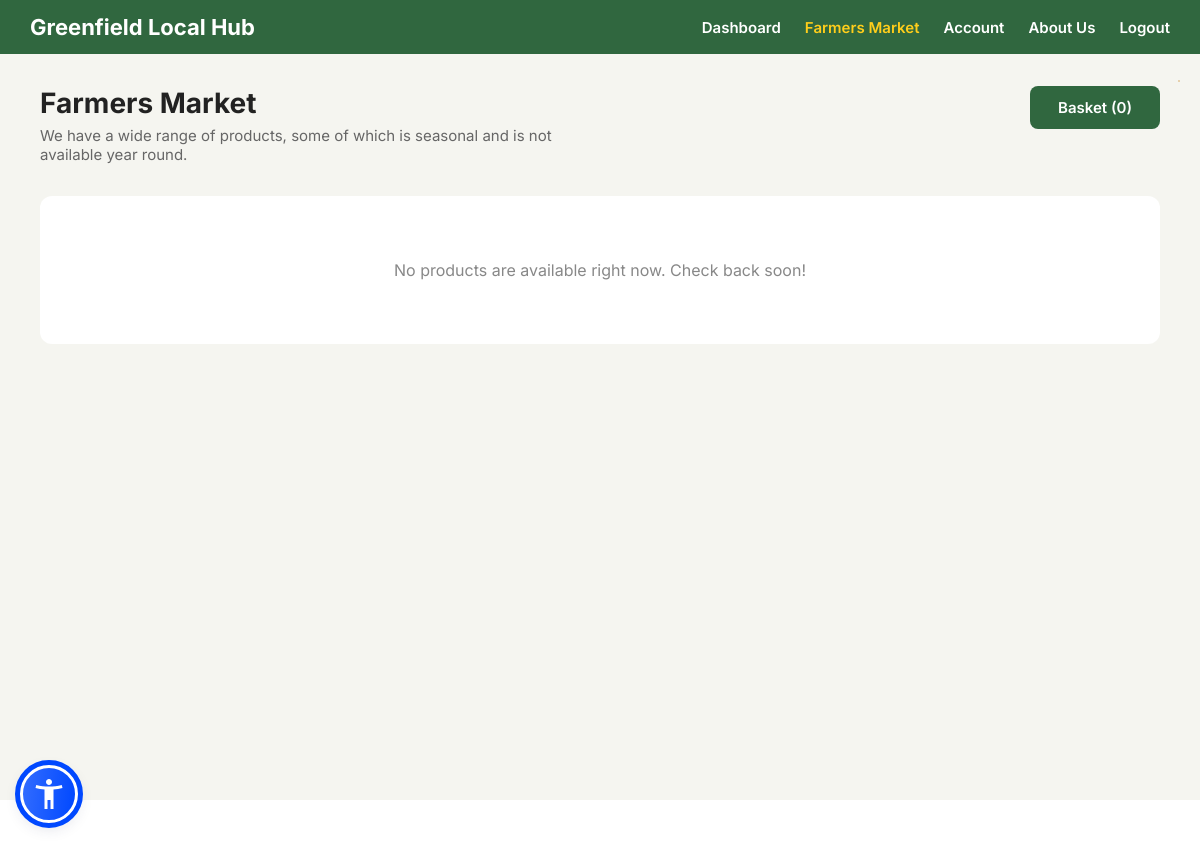
The page /customer/Farmers-Market (signed in) on the database as committed earlier.
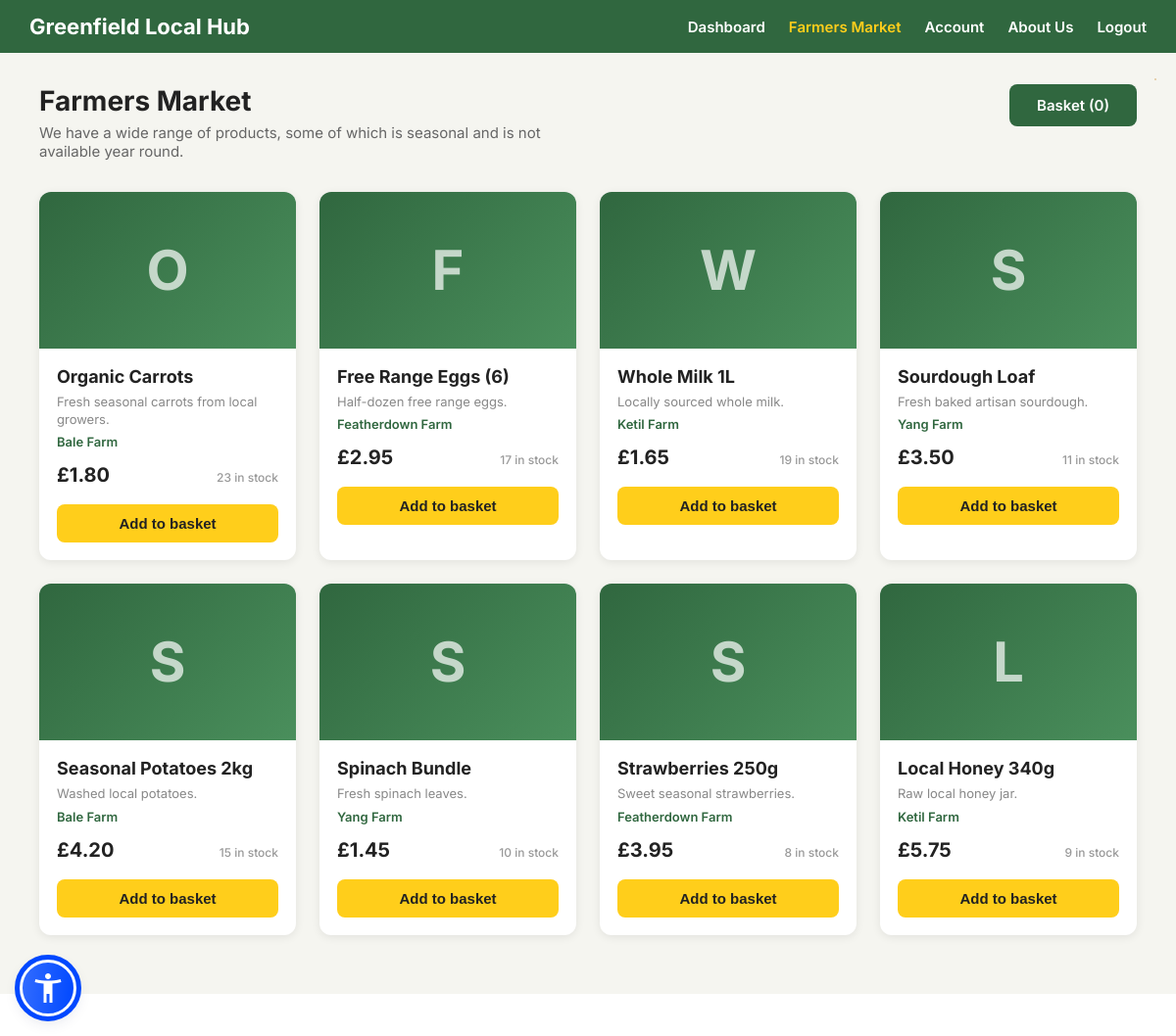
The same page on the database as committed later.
### models.py (models this page shows)
class Product(db.Model):
    __tablename__ = "products"
    product_id    = db.Column(db.Integer, primary_key=True)
    name          = db.Column(db.String(120), nullable=False)
    description   = db.Column(db.Text)
    price         = db.Column(Numeric(10, 2), nullable=False)
    stock         = db.Column(db.Integer, nullable=False, default=0)
    producer      = db.Column(SAEnum(Producers), nullable=False)
    created_at    = db.Column(db.DateTime, default=UTC_NOW)
    order_items = db.relationship("OrderItem", back_populates="product", cascade="all, delete-orphan")

### customer/routes.py (the view)
@bp.route("/Farmers-Market")
@login_required
def Farmers_Market():
    products = Product.query.filter(Product.stock > 0).all()
    return render_template("customer/Farmers-Market.html", products=products)

### app.py (called while the page is built)
@login_manager.user_loader
def load_user(user_id):
    return db.session.get(User, int(user_id))

@app.before_request
def _dump_routes_once():
    if not getattr(app, "_routes_dumped", False):
        print("\n=== ROUTES (endpoint -> url) ===")
        for r in app.url_map.iter_rules():
            print(f"{r.endpoint:25} -> {r.rule}")
        print("================================\n")
        app._routes_dumped = True

### templates/customer/Farmers-Market.html (shortened to what this page needs)
{% extends "base.html" %}
{% block extra_css %}
<link rel="stylesheet" href="{{ url_for('static', filename='css/customer/Farmers-Market.css') }}">
{% endblock %}
{% block content %}
<div class="hero">
    <div class="green-header">
        <div class="left-side">
            <h1>Greenfield Local Hub</h1>
        </div>
        <nav class="top-nav">
            <a href="{{ url_for('customer.customer_dashboard') }}">Dashboard</a>
            <a href="{{ url_for('customer.Farmers_Market') }}" class="active">Farmers Market</a>
            <a href="{{ url_for('auth.profile') }}">Account</a>
            <a href="{{ url_for('public.about_us') }}">About Us</a>
            <a href="{{ url_for('auth.logout') }}">Logout</a>
        </nav>
    </div>
    <div class="market-body">
        <div class="market-header">
            <div>
                <h2 class="market-title">Farmers Market</h2>
                <p class="market-subtitle">We have a wide range of products, some of which is seasonal and is not available year round.</p>
            </div>
            {% set basket = session.get('basket', {}) %}
            {% set basket_count = basket.values()|list|sum if basket else 0 %}
            <a href="{{ url_for('customer.checkout') }}" class="btn-basket">
                Basket ({{ basket_count }})
            </a>
        </div>
        {% if products %}
        <div class="product-grid">
            {% for product in products %}
            <div class="product-card">
                <div class="product-img" aria-hidden="true">
                    <span class="product-initial">{{ product.name[0] | upper }}</span>
                </div>
                <div class="product-info">
                    <h3 class="product-name">{{ product.name }}</h3>
                    {% if product.description %}
                    <p class="product-desc">{{ product.description | truncate(60) }}</p>
                    {% endif %}
                    <p class="product-source">{{ product.producer.value | replace('_', ' ') | title }}</p>
                    <div class="product-bottom">
                        <span class="product-price">£{{ "%.2f" | format(product.price) }}</span>
                        <span class="product-stock">{{ product.stock }} in stock</span>
                    </div>
                    <form method="POST" action="{{ url_for('customer.add_to_basket', product_id=product.product_id) }}">
                        <button type="submit" class="btn-add">Add to basket</button>
                    </form>
                </div>
            </div>
            {% endfor %}
        </div>
        {% else %}
        <div class="empty-state">
            <p>No products are available right now. Check back soon!</p>
        </div>
        {% endif %}
    </div>
</div>
{% endblock %}

### templates/base.html (shortened to what this page needs)
<!doctype html>
<html lang="en">
    <head>
        <link rel="stylesheet" href="{{ url_for('static', filename='css/global.css') }}">
        {% block extra_css %}{% endblock %}
    </head>
    <body>
        <div class="flash-container">
        </div>
        <main class="container">
            {% block content %}{% endblock %}
        </main>
        <footer class="silent-footer">©2026 GLH</footer>
    </body>
</html>

### static/css/global.css (style rules this page uses)
div, a { font-family: 'Inter', sans-serif; }
html, body { margin: 0; padding: 0; font-family: 'Inter', sans-serif; background-image: #000; }
.silent-footer { width: 100%; text-align: center; color: #ffffff; font-size: 15px; opacity: 0.85; padding: 12px 0; }
.flash-container { position: fixed; top: 80px; right: 20px; max-width: min(360px, 92vw); background: #FFCE1B; color: #fff; border-radius: 15px; border: 1px solid #D9BB9B; z-index: 9999; }

### static/css/customer/Farmers-Market.css (style rules this page uses)
.hero { min-height: 100vh; width: 100%; background: #f5f5f0; display: flex; flex-direction: column; }
.green-header { background: #30673F; display: flex; align-items: center; justify-content: space-between; padding: 14px 30px; position: sticky; top: 0; z-index: 100; }
.green-header .left-side h1 { margin: 0; font-size: 22px; color: #ffffff; font-weight: 700; }
.top-nav { display: flex; gap: 24px; align-items: center; }
.top-nav a { color: #ffffff; font-weight: 600; text-decoration: none; font-size: 15px; transition: color 0.2s; }
.top-nav a:hover, .top-nav a.active { color: #FFCE1B; }
.market-body { flex: 1; padding: 32px 40px 60px; max-width: 1400px; margin: 0 auto; width: 100%; box-sizing: border-box; }
.market-header { display: flex; align-items: flex-start; justify-content: space-between; margin-bottom: 32px; flex-wrap: wrap; gap: 16px; }
.market-title { font-size: 28px; font-weight: 700; color: #222; margin: 0 0 6px; }
.market-subtitle { font-size: 15px; color: #666; margin: 0; max-width: 520px; }
.btn-basket { display: inline-block; background: #30673F; color: #fff; padding: 12px 28px; border-radius: 8px; font-size: 15px; font-weight: 600; text-decoration: none; transition: background 0.2s; white-space: nowrap; }
.product-grid { display: grid; grid-template-columns: repeat(auto-fill, minmax(240px, 1fr)); gap: 24px; }
.product-card { background: #fff; border-radius: 12px; overflow: hidden; box-shadow: 0 2px 10px rgba(0, 0, 0, 0.08); display: flex; flex-direction: column; transition: transform 0.2s, box-shadow 0.2s; }
.product-img { height: 160px; background: linear-gradient(135deg, #30673F 0%, #4a8f5c 100%); display: flex; align-items: center; justify-content: center; }
.product-initial { font-size: 56px; font-weight: 700; color: rgba(255, 255, 255, 0.7); user-select: none; }
.product-info { padding: 18px; display: flex; flex-direction: column; gap: 6px; flex: 1; }
.product-name { font-size: 18px; font-weight: 700; color: #222; margin: 0; }
.product-desc { font-size: 13px; color: #888; margin: 0; line-height: 1.4; }
.product-source { font-size: 13px; color: #30673F; font-weight: 600; margin: 0; }
.product-bottom { display: flex; align-items: baseline; justify-content: space-between; margin-top: 8px; }
.product-price { font-size: 20px; font-weight: 700; color: #222; }
.product-stock { font-size: 12px; color: #999; font-weight: 500; }
.btn-add { margin-top: 12px; width: 100%; background: #FFCE1B; color: #222; border: none; padding: 11px 0; border-radius: 8px; font-size: 15px; font-weight: 700; cursor: pointer; transition: background 0.2s; }
.flash-container { position: fixed; top: 80px; right: 20px; max-width: min(360px, 92vw); background: #FFCE1B; color: #fff; border-radius: 15px; border: 1px solid #D9BB9B; z-index: 9999; }

Rows that differ between the two databases and show on the page:
added Product: name "O", name "Organic Carrots", description "Fresh seasonal carrots from local growers.", producer.value "Bale Farm", price "1.80", stock "23"
added Product: name "F", name "Free Range Eggs (6)", description "Half-dozen free range eggs.", producer.value "Featherdown Farm", price "2.95", stock "17"
added Product: name "W", name "Whole Milk 1L", description "Locally sourced whole milk.", producer.value "Ketil Farm", price "1.65", stock "19"
added Product: name "S", name "Sourdough Loaf", description "Fresh baked artisan sourdough.", producer.value "Yang Farm", price "3.50", stock "11"
added Product: name "S", name "Seasonal Potatoes 2kg", description "Washed local potatoes.", producer.value "Bale Farm", price "4.20", stock "15"
added Product: name "S", name "Spinach Bundle", description "Fresh spinach leaves.", producer.value "Yang Farm", price "1.45", stock "10"
added Product: name "S", name "Strawberries 250g", description "Sweet seasonal strawberries.", producer.value "Featherdown Farm", price "3.95", stock "8"
added Product: name "L", name "Local Honey 340g", description "Raw local honey jar.", producer.value "Ketil Farm", price "5.75", stock "9"
Other text that changed with them:
text no longer shown: "No products are available right now. Check back soon!"
